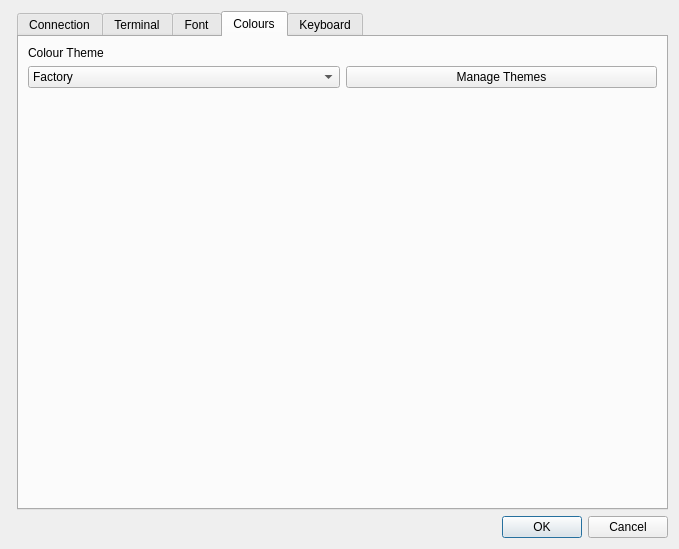
<?xml version="1.0" encoding="UTF-8"?>
<ui version="4.0">
 <class>PreferencesDialog</class>
 <widget class="QDialog" name="PreferencesDialog">
  <property name="geometry">
   <rect>
    <x>0</x>
    <y>0</y>
    <width>679</width>
    <height>549</height>
   </rect>
  </property>
  <property name="sizePolicy">
   <sizepolicy hsizetype="Preferred" vsizetype="Preferred">
    <horstretch>0</horstretch>
    <verstretch>0</verstretch>
   </sizepolicy>
  </property>
  <property name="windowTitle">
   <string>Dialog</string>
  </property>
  <layout class="QFormLayout" name="formLayout_2">
   <item row="0" column="1">
    <widget class="QTabWidget" name="TabsWidget">
     <property name="sizePolicy">
      <sizepolicy hsizetype="Expanding" vsizetype="Expanding">
       <horstretch>0</horstretch>
       <verstretch>1</verstretch>
      </sizepolicy>
     </property>
     <property name="currentIndex">
      <number>3</number>
     </property>
     <widget class="QWidget" name="connection">
      <attribute name="title">
       <string>Connection</string>
      </attribute>
      <layout class="QGridLayout" name="gridLayout_8" rowstretch="0,0,0,0,0,0">
       <item row="2" column="1">
        <widget class="QLineEdit" name="hostLU">
         <property name="enabled">
          <bool>true</bool>
         </property>
        </widget>
       </item>
       <item row="5" column="1">
        <spacer name="verticalSpacer_5">
         <property name="orientation">
          <enum>Qt::Vertical</enum>
         </property>
         <property name="sizeHint" stdset="0">
          <size>
           <width>20</width>
           <height>40</height>
          </size>
         </property>
        </spacer>
       </item>
       <item row="2" column="0">
        <widget class="QLabel" name="label_25">
         <property name="text">
          <string>LU Name</string>
         </property>
        </widget>
       </item>
       <item row="1" column="1">
        <widget class="QLineEdit" name="hostPort">
         <property name="enabled">
          <bool>true</bool>
         </property>
         <property name="sizePolicy">
          <sizepolicy hsizetype="Expanding" vsizetype="Fixed">
           <horstretch>0</horstretch>
           <verstretch>0</verstretch>
          </sizepolicy>
         </property>
        </widget>
       </item>
       <item row="0" column="0">
        <widget class="QLabel" name="label_23">
         <property name="text">
          <string>Hostname or IP address</string>
         </property>
        </widget>
       </item>
       <item row="1" column="0">
        <widget class="QLabel" name="label_24">
         <property name="text">
          <string>Port</string>
         </property>
        </widget>
       </item>
       <item row="0" column="1">
        <widget class="QLineEdit" name="hostName">
         <property name="enabled">
          <bool>true</bool>
         </property>
         <property name="sizePolicy">
          <sizepolicy hsizetype="Expanding" vsizetype="Fixed">
           <horstretch>0</horstretch>
           <verstretch>0</verstretch>
          </sizepolicy>
         </property>
        </widget>
       </item>
       <item row="3" column="0" rowspan="2" colspan="2">
        <widget class="QGroupBox" name="groupBox_7">
         <property name="title">
          <string>Security</string>
         </property>
         <layout class="QFormLayout" name="formLayout_4">
          <item row="0" column="0">
           <layout class="QGridLayout" name="gridLayout_7">
            <item row="0" column="0">
             <widget class="QCheckBox" name="secureConnection">
              <property name="text">
               <string>Secure connection</string>
              </property>
             </widget>
            </item>
           </layout>
          </item>
          <item row="2" column="0">
           <layout class="QGridLayout" name="gridLayout_9"/>
          </item>
          <item row="1" column="0">
           <widget class="QCheckBox" name="verifyCerts">
            <property name="enabled">
             <bool>false</bool>
            </property>
            <property name="text">
             <string>Verify certificate</string>
            </property>
           </widget>
          </item>
         </layout>
        </widget>
       </item>
      </layout>
     </widget>
     <widget class="QWidget" name="Terminal">
      <attribute name="title">
       <string>Terminal</string>
      </attribute>
      <layout class="QGridLayout" name="gridLayout_2">
       <item row="1" column="0" rowspan="2">
        <layout class="QVBoxLayout" name="verticalLayout">
         <item>
          <layout class="QHBoxLayout" name="horizontalLayout">
           <item>
            <widget class="QGroupBox" name="groupBox">
             <property name="title">
              <string>Terminal Characteristics</string>
             </property>
             <layout class="QVBoxLayout" name="verticalLayout_6">
              <item>
               <widget class="QLabel" name="label_7">
                <property name="font">
                 <font>
                  <bold>true</bold>
                 </font>
                </property>
                <property name="text">
                 <string>Model</string>
                </property>
               </widget>
              </item>
              <item>
               <widget class="QComboBox" name="terminalType">
                <property name="frame">
                 <bool>true</bool>
                </property>
                <item>
                 <property name="text">
                  <string>Model 2 (24x80)</string>
                 </property>
                </item>
                <item>
                 <property name="text">
                  <string>Model 3 (32x80)</string>
                 </property>
                </item>
                <item>
                 <property name="text">
                  <string>Model 4 (43x80)</string>
                 </property>
                </item>
                <item>
                 <property name="text">
                  <string>Model 5 (27x132)</string>
                 </property>
                </item>
                <item>
                 <property name="text">
                  <string>Dynamic</string>
                 </property>
                </item>
               </widget>
              </item>
              <item>
               <widget class="QLabel" name="label_5">
                <property name="font">
                 <font>
                  <bold>true</bold>
                 </font>
                </property>
                <property name="text">
                 <string>Dynamic Size</string>
                </property>
               </widget>
              </item>
              <item>
               <layout class="QGridLayout" name="gridLayout_3">
                <item row="1" column="0">
                 <widget class="QSpinBox" name="terminalRows">
                  <property name="enabled">
                   <bool>false</bool>
                  </property>
                  <property name="maximum">
                   <number>999</number>
                  </property>
                 </widget>
                </item>
                <item row="1" column="1">
                 <widget class="QLabel" name="label_6">
                  <property name="text">
                   <string>x</string>
                  </property>
                  <property name="alignment">
                   <set>Qt::AlignCenter</set>
                  </property>
                 </widget>
                </item>
                <item row="0" column="2">
                 <widget class="QLabel" name="label_9">
                  <property name="text">
                   <string>Columns</string>
                  </property>
                 </widget>
                </item>
                <item row="1" column="2">
                 <widget class="QSpinBox" name="terminalCols">
                  <property name="enabled">
                   <bool>false</bool>
                  </property>
                  <property name="maximum">
                   <number>999</number>
                  </property>
                 </widget>
                </item>
                <item row="0" column="0">
                 <widget class="QLabel" name="label_8">
                  <property name="text">
                   <string>Rows</string>
                  </property>
                 </widget>
                </item>
                <item row="1" column="3">
                 <spacer name="horizontalSpacer_2">
                  <property name="orientation">
                   <enum>Qt::Horizontal</enum>
                  </property>
                  <property name="sizeHint" stdset="0">
                   <size>
                    <width>40</width>
                    <height>20</height>
                   </size>
                  </property>
                 </spacer>
                </item>
               </layout>
              </item>
              <item>
               <widget class="QCheckBox" name="stretch">
                <property name="text">
                 <string>Stretch screen to fit window</string>
                </property>
                <property name="checked">
                 <bool>true</bool>
                </property>
               </widget>
              </item>
              <item>
               <widget class="QLabel" name="label_26">
                <property name="font">
                 <font>
                  <bold>true</bold>
                 </font>
                </property>
                <property name="text">
                 <string>Terminal Code Page</string>
                </property>
               </widget>
              </item>
              <item>
               <widget class="QComboBox" name="CodePages"/>
              </item>
              <item>
               <spacer name="verticalSpacer">
                <property name="orientation">
                 <enum>Qt::Vertical</enum>
                </property>
                <property name="sizeHint" stdset="0">
                 <size>
                  <width>20</width>
                  <height>40</height>
                 </size>
                </property>
               </spacer>
              </item>
             </layout>
            </widget>
           </item>
           <item>
            <layout class="QVBoxLayout" name="verticalLayout_3">
             <item>
              <widget class="QGroupBox" name="groupBox_2">
               <property name="title">
                <string>Cursor Settings</string>
               </property>
               <layout class="QGridLayout" name="gridLayout_5">
                <item row="0" column="0" colspan="2">
                 <widget class="QCheckBox" name="cursorColour">
                  <property name="text">
                   <string>Inherit colour of underlying character</string>
                  </property>
                 </widget>
                </item>
                <item row="3" column="0" colspan="2">
                 <widget class="QSlider" name="cursorBlinkSpeed">
                  <property name="minimum">
                   <number>1</number>
                  </property>
                  <property name="maximum">
                   <number>4</number>
                  </property>
                  <property name="singleStep">
                   <number>1</number>
                  </property>
                  <property name="pageStep">
                   <number>1</number>
                  </property>
                  <property name="orientation">
                   <enum>Qt::Horizontal</enum>
                  </property>
                  <property name="invertedAppearance">
                   <bool>false</bool>
                  </property>
                  <property name="tickPosition">
                   <enum>QSlider::TicksBelow</enum>
                  </property>
                  <property name="tickInterval">
                   <number>1</number>
                  </property>
                 </widget>
                </item>
                <item row="2" column="0">
                 <widget class="QLabel" name="label">
                  <property name="text">
                   <string>Blink Speed</string>
                  </property>
                 </widget>
                </item>
                <item row="4" column="0" colspan="2">
                 <layout class="QHBoxLayout" name="horizontalLayout_4">
                  <item>
                   <widget class="QLabel" name="label_2">
                    <property name="text">
                     <string>Slow</string>
                    </property>
                   </widget>
                  </item>
                  <item>
                   <widget class="QLabel" name="label_3">
                    <property name="sizePolicy">
                     <sizepolicy hsizetype="Preferred" vsizetype="Preferred">
                      <horstretch>0</horstretch>
                      <verstretch>0</verstretch>
                     </sizepolicy>
                    </property>
                    <property name="text">
                     <string>Fast</string>
                    </property>
                    <property name="alignment">
                     <set>Qt::AlignRight|Qt::AlignTrailing|Qt::AlignVCenter</set>
                    </property>
                   </widget>
                  </item>
                 </layout>
                </item>
                <item row="1" column="0" colspan="2">
                 <widget class="QCheckBox" name="cursorBlink">
                  <property name="text">
                   <string>Blink</string>
                  </property>
                 </widget>
                </item>
                <item row="6" column="0" colspan="2">
                 <layout class="QGridLayout" name="gridLayout_6">
                  <item row="0" column="4">
                   <widget class="QComboBox" name="crosshair">
                    <property name="enabled">
                     <bool>false</bool>
                    </property>
                   </widget>
                  </item>
                  <item row="0" column="3">
                   <widget class="QLabel" name="label_22">
                    <property name="text">
                     <string>Style</string>
                    </property>
                   </widget>
                  </item>
                  <item row="0" column="1">
                   <widget class="QCheckBox" name="rulerOn">
                    <property name="text">
                     <string>Display Ruler</string>
                    </property>
                   </widget>
                  </item>
                  <item row="0" column="2">
                   <spacer name="horizontalSpacer">
                    <property name="orientation">
                     <enum>Qt::Horizontal</enum>
                    </property>
                    <property name="sizeHint" stdset="0">
                     <size>
                      <width>40</width>
                      <height>20</height>
                     </size>
                    </property>
                   </spacer>
                  </item>
                 </layout>
                </item>
                <item row="5" column="0">
                 <spacer name="verticalSpacer_4">
                  <property name="orientation">
                   <enum>Qt::Vertical</enum>
                  </property>
                  <property name="sizeHint" stdset="0">
                   <size>
                    <width>20</width>
                    <height>40</height>
                   </size>
                  </property>
                 </spacer>
                </item>
               </layout>
              </widget>
             </item>
             <item>
              <widget class="QGroupBox" name="groupBox_5">
               <property name="title">
                <string>Tweaks</string>
               </property>
               <layout class="QVBoxLayout" name="verticalLayout_4">
                <item>
                 <widget class="QCheckBox" name="deleteSameLine">
                  <property name="text">
                   <string>Delete honours current line only</string>
                  </property>
                 </widget>
                </item>
                <item>
                 <widget class="QCheckBox" name="backspaceStop">
                  <property name="text">
                   <string>Backspace stops at field start</string>
                  </property>
                 </widget>
                </item>
                <item>
                 <spacer name="verticalSpacer_3">
                  <property name="orientation">
                   <enum>Qt::Vertical</enum>
                  </property>
                  <property name="sizeHint" stdset="0">
                   <size>
                    <width>20</width>
                    <height>40</height>
                   </size>
                  </property>
                 </spacer>
                </item>
               </layout>
              </widget>
             </item>
            </layout>
           </item>
          </layout>
         </item>
        </layout>
       </item>
      </layout>
     </widget>
     <widget class="QWidget" name="FontTab">
      <attribute name="title">
       <string>Font</string>
      </attribute>
      <layout class="QVBoxLayout" name="verticalLayout_10">
       <item>
        <layout class="QVBoxLayout" name="FontLayout">
         <item>
          <layout class="QVBoxLayout" name="verticalLayout_5"/>
         </item>
         <item>
          <layout class="QGridLayout" name="gridLayout">
           <item row="0" column="0">
            <widget class="QGroupBox" name="groupBox_6">
             <property name="title">
              <string>Font Tweaks</string>
             </property>
             <layout class="QVBoxLayout" name="verticalLayout_8">
              <item>
               <widget class="QComboBox" name="comboBox">
                <item>
                 <property name="text">
                  <string>Leave Zero As Font</string>
                 </property>
                </item>
                <item>
                 <property name="text">
                  <string>Add a dot to Zero</string>
                 </property>
                </item>
                <item>
                 <property name="text">
                  <string>Add a slash to zero</string>
                 </property>
                </item>
               </widget>
              </item>
             </layout>
            </widget>
           </item>
          </layout>
         </item>
        </layout>
       </item>
      </layout>
     </widget>
     <widget class="QWidget" name="Colours">
      <property name="sizePolicy">
       <sizepolicy hsizetype="Preferred" vsizetype="Preferred">
        <horstretch>1</horstretch>
        <verstretch>0</verstretch>
       </sizepolicy>
      </property>
      <attribute name="title">
       <string>Colours</string>
      </attribute>
      <layout class="QVBoxLayout" name="verticalLayout_9" stretch="0,0,1">
       <item>
        <widget class="QLabel" name="label_21">
         <property name="text">
          <string>Colour Theme</string>
         </property>
        </widget>
       </item>
       <item>
        <layout class="QHBoxLayout" name="horizontalLayout_5">
         <item>
          <widget class="QComboBox" name="colourTheme">
           <property name="editable">
            <bool>false</bool>
           </property>
           <item>
            <property name="text">
             <string>Factory</string>
            </property>
           </item>
          </widget>
         </item>
         <item>
          <widget class="QPushButton" name="manageColourThemes">
           <property name="enabled">
            <bool>true</bool>
           </property>
           <property name="text">
            <string>Manage Themes</string>
           </property>
           <property name="autoDefault">
            <bool>false</bool>
           </property>
          </widget>
         </item>
        </layout>
       </item>
       <item>
        <widget class="ColourSwatchWidget" name="colourSwatchWidget" native="true">
         <property name="sizePolicy">
          <sizepolicy hsizetype="Expanding" vsizetype="Expanding">
           <horstretch>1</horstretch>
           <verstretch>0</verstretch>
          </sizepolicy>
         </property>
         <property name="minimumSize">
          <size>
           <width>0</width>
           <height>20</height>
          </size>
         </property>
        </widget>
       </item>
      </layout>
     </widget>
     <widget class="QWidget" name="KeyboardTab">
      <attribute name="title">
       <string>Keyboard</string>
      </attribute>
      <layout class="QVBoxLayout" name="verticalLayout_7" stretch="0,1">
       <item>
        <layout class="QHBoxLayout" name="horizontalLayout_6">
         <item>
          <widget class="QComboBox" name="keyboardTheme"/>
         </item>
         <item>
          <widget class="QPushButton" name="manageKeyboardThemes">
           <property name="text">
            <string>Manage Themes</string>
           </property>
          </widget>
         </item>
        </layout>
       </item>
       <item>
        <widget class="KeyboardMapWidget" name="KeyboardMap" native="true"/>
       </item>
      </layout>
     </widget>
    </widget>
   </item>
   <item row="4" column="1">
    <layout class="QHBoxLayout" name="ButtonLayout">
     <property name="spacing">
      <number>6</number>
     </property>
     <item>
      <widget class="QDialogButtonBox" name="buttonBox">
       <property name="standardButtons">
        <set>QDialogButtonBox::Cancel|QDialogButtonBox::Ok</set>
       </property>
      </widget>
     </item>
    </layout>
   </item>
  </layout>
 </widget>
 <customwidgets>
  <customwidget>
   <class>KeyboardMapWidget</class>
   <extends>QWidget</extends>
   <header>Preferences/KeyboardMapWidget.h</header>
   <container>1</container>
  </customwidget>
  <customwidget>
   <class>ColourSwatchWidget</class>
   <extends>QWidget</extends>
   <header>Preferences/ColourSwatchWidget.h</header>
   <container>1</container>
  </customwidget>
 </customwidgets>
 <tabstops>
  <tabstop>hostName</tabstop>
  <tabstop>hostPort</tabstop>
  <tabstop>hostLU</tabstop>
  <tabstop>terminalType</tabstop>
  <tabstop>terminalRows</tabstop>
  <tabstop>terminalCols</tabstop>
  <tabstop>stretch</tabstop>
  <tabstop>cursorColour</tabstop>
  <tabstop>cursorBlink</tabstop>
  <tabstop>cursorBlinkSpeed</tabstop>
  <tabstop>rulerOn</tabstop>
  <tabstop>crosshair</tabstop>
  <tabstop>deleteSameLine</tabstop>
  <tabstop>backspaceStop</tabstop>
  <tabstop>comboBox</tabstop>
  <tabstop>colourTheme</tabstop>
  <tabstop>manageColourThemes</tabstop>
 </tabstops>
 <resources/>
 <connections>
  <connection>
   <sender>buttonBox</sender>
   <signal>rejected()</signal>
   <receiver>PreferencesDialog</receiver>
   <slot>reject()</slot>
   <hints>
    <hint type="sourcelabel">
     <x>599</x>
     <y>422</y>
    </hint>
    <hint type="destinationlabel">
     <x>270</x>
     <y>176</y>
    </hint>
   </hints>
  </connection>
  <connection>
   <sender>buttonBox</sender>
   <signal>accepted()</signal>
   <receiver>PreferencesDialog</receiver>
   <slot>accept()</slot>
   <hints>
    <hint type="sourcelabel">
     <x>599</x>
     <y>422</y>
    </hint>
    <hint type="destinationlabel">
     <x>270</x>
     <y>176</y>
    </hint>
   </hints>
  </connection>
  <connection>
   <sender>terminalType</sender>
   <signal>currentIndexChanged(int)</signal>
   <receiver>PreferencesDialog</receiver>
   <slot>terminalModelDropDownChanged(int)</slot>
   <hints>
    <hint type="sourcelabel">
     <x>122</x>
     <y>112</y>
    </hint>
    <hint type="destinationlabel">
     <x>362</x>
     <y>211</y>
    </hint>
   </hints>
  </connection>
  <connection>
   <sender>cursorBlink</sender>
   <signal>clicked(bool)</signal>
   <receiver>cursorBlinkSpeed</receiver>
   <slot>setEnabled(bool)</slot>
   <hints>
    <hint type="sourcelabel">
     <x>735</x>
     <y>130</y>
    </hint>
    <hint type="destinationlabel">
     <x>393</x>
     <y>179</y>
    </hint>
   </hints>
  </connection>
  <connection>
   <sender>colourTheme</sender>
   <signal>currentIndexChanged(int)</signal>
   <receiver>PreferencesDialog</receiver>
   <slot>colourThemeDropDownChanged(int)</slot>
   <hints>
    <hint type="sourcelabel">
     <x>303</x>
     <y>85</y>
    </hint>
    <hint type="destinationlabel">
     <x>303</x>
     <y>214</y>
    </hint>
   </hints>
  </connection>
  <connection>
   <sender>manageColourThemes</sender>
   <signal>clicked()</signal>
   <receiver>PreferencesDialog</receiver>
   <slot>manageColourThemes()</slot>
   <hints>
    <hint type="sourcelabel">
     <x>449</x>
     <y>73</y>
    </hint>
    <hint type="destinationlabel">
     <x>303</x>
     <y>214</y>
    </hint>
   </hints>
  </connection>
  <connection>
   <sender>keyboardTheme</sender>
   <signal>currentIndexChanged(int)</signal>
   <receiver>PreferencesDialog</receiver>
   <slot>keyboardThemeDropDownChanged(int)</slot>
   <hints>
    <hint type="sourcelabel">
     <x>160</x>
     <y>50</y>
    </hint>
    <hint type="destinationlabel">
     <x>303</x>
     <y>214</y>
    </hint>
   </hints>
  </connection>
  <connection>
   <sender>rulerOn</sender>
   <signal>clicked(bool)</signal>
   <receiver>crosshair</receiver>
   <slot>setEnabled(bool)</slot>
   <hints>
    <hint type="sourcelabel">
     <x>385</x>
     <y>215</y>
    </hint>
    <hint type="destinationlabel">
     <x>545</x>
     <y>215</y>
    </hint>
   </hints>
  </connection>
  <connection>
   <sender>manageKeyboardThemes</sender>
   <signal>clicked()</signal>
   <receiver>PreferencesDialog</receiver>
   <slot>manageKeyboardThemes()</slot>
   <hints>
    <hint type="sourcelabel">
     <x>502</x>
     <y>53</y>
    </hint>
    <hint type="destinationlabel">
     <x>339</x>
     <y>274</y>
    </hint>
   </hints>
  </connection>
  <connection>
   <sender>secureConnection</sender>
   <signal>stateChanged(int)</signal>
   <receiver>PreferencesDialog</receiver>
   <slot>securityChanged(int)</slot>
   <hints>
    <hint type="sourcelabel">
     <x>153</x>
     <y>152</y>
    </hint>
    <hint type="destinationlabel">
     <x>339</x>
     <y>274</y>
    </hint>
   </hints>
  </connection>
 </connections>
 <slots>
  <slot>terminalModelDropDownChanged(int)</slot>
  <slot>changeBlink(int)</slot>
  <slot>changeBlinkSpeed(int)</slot>
  <slot>selectColour()</slot>
  <slot>saveSettings()</slot>
  <slot>colourThemeDropDownChanged(int)</slot>
  <slot>manageColourThemes()</slot>
  <slot>manageKeyboardThemes()</slot>
  <slot>keyboardThemeDropDownChanged(int)</slot>
  <slot>securityChanged(int)</slot>
 </slots>
</ui>
